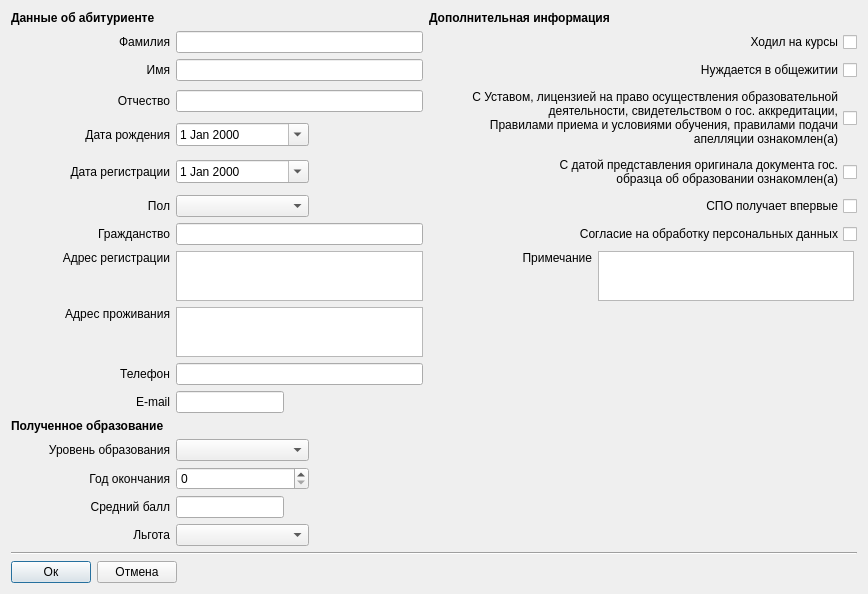
<?xml version="1.0" encoding="UTF-8"?>
<ui version="4.0">
 <class>mAddAbiturDialog</class>
 <widget class="QDialog" name="mAddAbiturDialog">
  <property name="geometry">
   <rect>
    <x>0</x>
    <y>0</y>
    <width>868</width>
    <height>562</height>
   </rect>
  </property>
  <property name="sizePolicy">
   <sizepolicy hsizetype="Fixed" vsizetype="Fixed">
    <horstretch>0</horstretch>
    <verstretch>0</verstretch>
   </sizepolicy>
  </property>
  <property name="windowTitle">
   <string>Dialog</string>
  </property>
  <layout class="QVBoxLayout" name="verticalLayout" stretch="0,0,0">
   <item>
    <layout class="QGridLayout" name="gridLayout" columnstretch="0,0,0,0,0,0,0,0">
     <item row="9" column="5" colspan="3">
      <widget class="QCheckBox" name="dateAgreeCheckBox">
       <property name="layoutDirection">
        <enum>Qt::RightToLeft</enum>
       </property>
       <property name="text">
        <string>С датой представления оригинала документа гос. 
образца об образовании ознакомлен(а)</string>
       </property>
      </widget>
     </item>
     <item row="7" column="5" rowspan="2" colspan="3">
      <widget class="QCheckBox" name="rulesAgreeCheckBox">
       <property name="layoutDirection">
        <enum>Qt::RightToLeft</enum>
       </property>
       <property name="text">
        <string>С Уставом, лицензией на право осуществления образовательной 
деятельности, свидетельством о гос. аккредитации, 
Правилами приема и условиями обучения, правилами подачи
 апелляции ознакомлен(а)</string>
       </property>
      </widget>
     </item>
     <item row="5" column="7">
      <widget class="QCheckBox" name="enlistedCheckBox">
       <property name="layoutDirection">
        <enum>Qt::RightToLeft</enum>
       </property>
       <property name="text">
        <string>Ходил на курсы</string>
       </property>
      </widget>
     </item>
     <item row="6" column="6" colspan="2">
      <widget class="QCheckBox" name="dormitoryCheckBox">
       <property name="layoutDirection">
        <enum>Qt::RightToLeft</enum>
       </property>
       <property name="text">
        <string>Нуждается в общежитии</string>
       </property>
      </widget>
     </item>
     <item row="6" column="2" colspan="2">
      <widget class="QLineEdit" name="nameLineEdit"/>
     </item>
     <item row="4" column="0" colspan="3">
      <widget class="QLabel" name="label_4">
       <property name="sizePolicy">
        <sizepolicy hsizetype="Preferred" vsizetype="Fixed">
         <horstretch>0</horstretch>
         <verstretch>0</verstretch>
        </sizepolicy>
       </property>
       <property name="font">
        <font>
         <weight>75</weight>
         <bold>true</bold>
        </font>
       </property>
       <property name="text">
        <string>Данные об абитуриенте</string>
       </property>
      </widget>
     </item>
     <item row="5" column="2" colspan="2">
      <widget class="QLineEdit" name="secNameLineEdit">
       <property name="sizePolicy">
        <sizepolicy hsizetype="Preferred" vsizetype="Fixed">
         <horstretch>0</horstretch>
         <verstretch>0</verstretch>
        </sizepolicy>
       </property>
      </widget>
     </item>
     <item row="6" column="1">
      <widget class="QLabel" name="label_11">
       <property name="text">
        <string>Имя</string>
       </property>
       <property name="alignment">
        <set>Qt::AlignRight|Qt::AlignTrailing|Qt::AlignVCenter</set>
       </property>
      </widget>
     </item>
     <item row="7" column="1">
      <widget class="QLabel" name="label_12">
       <property name="text">
        <string>Отчество</string>
       </property>
       <property name="alignment">
        <set>Qt::AlignRight|Qt::AlignTrailing|Qt::AlignVCenter</set>
       </property>
      </widget>
     </item>
     <item row="5" column="1">
      <widget class="QLabel" name="label_6">
       <property name="text">
        <string>Фамилия</string>
       </property>
       <property name="alignment">
        <set>Qt::AlignRight|Qt::AlignTrailing|Qt::AlignVCenter</set>
       </property>
      </widget>
     </item>
     <item row="7" column="2" colspan="2">
      <widget class="QLineEdit" name="midNameLineEdit"/>
     </item>
     <item row="11" column="2" colspan="2">
      <widget class="QLineEdit" name="citizenshipLineEdit"/>
     </item>
     <item row="8" column="1">
      <widget class="QLabel" name="label_13">
       <property name="sizePolicy">
        <sizepolicy hsizetype="Preferred" vsizetype="Fixed">
         <horstretch>0</horstretch>
         <verstretch>0</verstretch>
        </sizepolicy>
       </property>
       <property name="text">
        <string>Дата рождения</string>
       </property>
       <property name="alignment">
        <set>Qt::AlignRight|Qt::AlignTrailing|Qt::AlignVCenter</set>
       </property>
      </widget>
     </item>
     <item row="11" column="1">
      <widget class="QLabel" name="label_20">
       <property name="text">
        <string>Гражданство</string>
       </property>
       <property name="alignment">
        <set>Qt::AlignRight|Qt::AlignTrailing|Qt::AlignVCenter</set>
       </property>
      </widget>
     </item>
     <item row="5" column="4">
      <spacer name="horizontalSpacer">
       <property name="orientation">
        <enum>Qt::Horizontal</enum>
       </property>
       <property name="sizeHint" stdset="0">
        <size>
         <width>40</width>
         <height>20</height>
        </size>
       </property>
      </spacer>
     </item>
     <item row="8" column="2">
      <widget class="QDateEdit" name="birthDateEdit">
       <property name="calendarPopup">
        <bool>true</bool>
       </property>
      </widget>
     </item>
     <item row="5" column="0">
      <spacer name="horizontalSpacer_3">
       <property name="orientation">
        <enum>Qt::Horizontal</enum>
       </property>
       <property name="sizeHint" stdset="0">
        <size>
         <width>40</width>
         <height>20</height>
        </size>
       </property>
      </spacer>
     </item>
     <item row="10" column="1">
      <widget class="QLabel" name="label_21">
       <property name="text">
        <string>Пол</string>
       </property>
       <property name="alignment">
        <set>Qt::AlignRight|Qt::AlignTrailing|Qt::AlignVCenter</set>
       </property>
      </widget>
     </item>
     <item row="4" column="4" colspan="3">
      <widget class="QLabel" name="label_2">
       <property name="font">
        <font>
         <weight>75</weight>
         <bold>true</bold>
        </font>
       </property>
       <property name="text">
        <string>Дополнительная информация</string>
       </property>
      </widget>
     </item>
     <item row="10" column="2">
      <widget class="QComboBox" name="genderComboBox"/>
     </item>
     <item row="13" column="1">
      <widget class="QLabel" name="label_14">
       <property name="sizePolicy">
        <sizepolicy hsizetype="Preferred" vsizetype="Preferred">
         <horstretch>0</horstretch>
         <verstretch>0</verstretch>
        </sizepolicy>
       </property>
       <property name="text">
        <string>Адрес проживания</string>
       </property>
       <property name="alignment">
        <set>Qt::AlignRight|Qt::AlignTop|Qt::AlignTrailing</set>
       </property>
      </widget>
     </item>
     <item row="12" column="1">
      <widget class="QLabel" name="label_16">
       <property name="sizePolicy">
        <sizepolicy hsizetype="Preferred" vsizetype="Preferred">
         <horstretch>0</horstretch>
         <verstretch>0</verstretch>
        </sizepolicy>
       </property>
       <property name="text">
        <string>Адрес регистрации</string>
       </property>
       <property name="alignment">
        <set>Qt::AlignRight|Qt::AlignTop|Qt::AlignTrailing</set>
       </property>
      </widget>
     </item>
     <item row="12" column="2" colspan="2">
      <widget class="QTextEdit" name="regAdrTextEdit">
       <property name="sizePolicy">
        <sizepolicy hsizetype="Expanding" vsizetype="Fixed">
         <horstretch>0</horstretch>
         <verstretch>0</verstretch>
        </sizepolicy>
       </property>
       <property name="minimumSize">
        <size>
         <width>0</width>
         <height>50</height>
        </size>
       </property>
       <property name="maximumSize">
        <size>
         <width>16777215</width>
         <height>50</height>
        </size>
       </property>
       <property name="lineWidth">
        <number>1</number>
       </property>
      </widget>
     </item>
     <item row="14" column="2" colspan="2">
      <widget class="QLineEdit" name="phoneLineEdit"/>
     </item>
     <item row="14" column="1">
      <widget class="QLabel" name="label_17">
       <property name="text">
        <string>Телефон</string>
       </property>
       <property name="alignment">
        <set>Qt::AlignRight|Qt::AlignTrailing|Qt::AlignVCenter</set>
       </property>
      </widget>
     </item>
     <item row="15" column="2">
      <widget class="QLineEdit" name="mailLineEdit">
       <property name="sizePolicy">
        <sizepolicy hsizetype="Fixed" vsizetype="Fixed">
         <horstretch>0</horstretch>
         <verstretch>0</verstretch>
        </sizepolicy>
       </property>
      </widget>
     </item>
     <item row="13" column="2" colspan="2">
      <widget class="QTextEdit" name="liveAdrTextEdit">
       <property name="sizePolicy">
        <sizepolicy hsizetype="Expanding" vsizetype="Fixed">
         <horstretch>0</horstretch>
         <verstretch>0</verstretch>
        </sizepolicy>
       </property>
       <property name="minimumSize">
        <size>
         <width>0</width>
         <height>50</height>
        </size>
       </property>
       <property name="maximumSize">
        <size>
         <width>16777215</width>
         <height>50</height>
        </size>
       </property>
      </widget>
     </item>
     <item row="17" column="2">
      <widget class="QComboBox" name="eduLvlComboBox">
       <property name="sizePolicy">
        <sizepolicy hsizetype="Fixed" vsizetype="Fixed">
         <horstretch>0</horstretch>
         <verstretch>0</verstretch>
        </sizepolicy>
       </property>
       <property name="minimumSize">
        <size>
         <width>133</width>
         <height>0</height>
        </size>
       </property>
      </widget>
     </item>
     <item row="16" column="0" colspan="3">
      <widget class="QLabel" name="label_15">
       <property name="sizePolicy">
        <sizepolicy hsizetype="Preferred" vsizetype="Preferred">
         <horstretch>0</horstretch>
         <verstretch>0</verstretch>
        </sizepolicy>
       </property>
       <property name="font">
        <font>
         <weight>75</weight>
         <bold>true</bold>
        </font>
       </property>
       <property name="text">
        <string>Полученное образование</string>
       </property>
       <property name="alignment">
        <set>Qt::AlignBottom|Qt::AlignLeading|Qt::AlignLeft</set>
       </property>
      </widget>
     </item>
     <item row="15" column="1">
      <widget class="QLabel" name="label_18">
       <property name="text">
        <string>E-mail</string>
       </property>
       <property name="alignment">
        <set>Qt::AlignRight|Qt::AlignTrailing|Qt::AlignVCenter</set>
       </property>
      </widget>
     </item>
     <item row="18" column="2">
      <widget class="QSpinBox" name="endYearSpinBox"/>
     </item>
     <item row="17" column="1">
      <widget class="QLabel" name="label_24">
       <property name="text">
        <string>Уровень образования</string>
       </property>
       <property name="alignment">
        <set>Qt::AlignRight|Qt::AlignTrailing|Qt::AlignVCenter</set>
       </property>
      </widget>
     </item>
     <item row="18" column="1">
      <widget class="QLabel" name="label_25">
       <property name="text">
        <string>Год окончания</string>
       </property>
       <property name="alignment">
        <set>Qt::AlignRight|Qt::AlignTrailing|Qt::AlignVCenter</set>
       </property>
      </widget>
     </item>
     <item row="19" column="1">
      <widget class="QLabel" name="label_26">
       <property name="text">
        <string>Средний балл</string>
       </property>
       <property name="alignment">
        <set>Qt::AlignRight|Qt::AlignTrailing|Qt::AlignVCenter</set>
       </property>
      </widget>
     </item>
     <item row="20" column="1">
      <widget class="QLabel" name="label_27">
       <property name="text">
        <string>Льгота</string>
       </property>
       <property name="alignment">
        <set>Qt::AlignRight|Qt::AlignTrailing|Qt::AlignVCenter</set>
       </property>
      </widget>
     </item>
     <item row="19" column="2">
      <widget class="QLineEdit" name="avgScoreLineEdit">
       <property name="sizePolicy">
        <sizepolicy hsizetype="Fixed" vsizetype="Fixed">
         <horstretch>0</horstretch>
         <verstretch>0</verstretch>
        </sizepolicy>
       </property>
      </widget>
     </item>
     <item row="20" column="2">
      <widget class="QComboBox" name="privilegeComboBox">
       <property name="sizePolicy">
        <sizepolicy hsizetype="Preferred" vsizetype="Fixed">
         <horstretch>0</horstretch>
         <verstretch>0</verstretch>
        </sizepolicy>
       </property>
       <property name="minimumSize">
        <size>
         <width>0</width>
         <height>0</height>
        </size>
       </property>
       <property name="maximumSize">
        <size>
         <width>16777215</width>
         <height>16777215</height>
        </size>
       </property>
      </widget>
     </item>
     <item row="12" column="5">
      <widget class="QLabel" name="label_35">
       <property name="text">
        <string>Примечание</string>
       </property>
       <property name="alignment">
        <set>Qt::AlignRight|Qt::AlignTop|Qt::AlignTrailing</set>
       </property>
      </widget>
     </item>
     <item row="9" column="1">
      <widget class="QLabel" name="label_5">
       <property name="sizePolicy">
        <sizepolicy hsizetype="Preferred" vsizetype="Fixed">
         <horstretch>0</horstretch>
         <verstretch>0</verstretch>
        </sizepolicy>
       </property>
       <property name="text">
        <string>Дата регистрации</string>
       </property>
       <property name="alignment">
        <set>Qt::AlignRight|Qt::AlignTrailing|Qt::AlignVCenter</set>
       </property>
      </widget>
     </item>
     <item row="9" column="2">
      <widget class="QDateEdit" name="regDateEdit">
       <property name="calendarPopup">
        <bool>true</bool>
       </property>
      </widget>
     </item>
     <item row="12" column="6" colspan="2">
      <widget class="QTextEdit" name="noteTextEdit">
       <property name="sizePolicy">
        <sizepolicy hsizetype="Fixed" vsizetype="Fixed">
         <horstretch>0</horstretch>
         <verstretch>0</verstretch>
        </sizepolicy>
       </property>
       <property name="minimumSize">
        <size>
         <width>0</width>
         <height>50</height>
        </size>
       </property>
       <property name="maximumSize">
        <size>
         <width>16777215</width>
         <height>50</height>
        </size>
       </property>
      </widget>
     </item>
     <item row="10" column="5" colspan="3">
      <widget class="QCheckBox" name="firstSPOCheckBox">
       <property name="layoutDirection">
        <enum>Qt::RightToLeft</enum>
       </property>
       <property name="text">
        <string>СПО получает впервые</string>
       </property>
      </widget>
     </item>
     <item row="11" column="5" colspan="3">
      <widget class="QCheckBox" name="procAgreeCheckBox">
       <property name="layoutDirection">
        <enum>Qt::RightToLeft</enum>
       </property>
       <property name="text">
        <string>Согласие на обработку персональных данных</string>
       </property>
      </widget>
     </item>
    </layout>
   </item>
   <item>
    <widget class="Line" name="line">
     <property name="orientation">
      <enum>Qt::Horizontal</enum>
     </property>
    </widget>
   </item>
   <item>
    <layout class="QHBoxLayout" name="horizontalLayout" stretch="0,0,0">
     <item>
      <widget class="QPushButton" name="okPushButton">
       <property name="sizePolicy">
        <sizepolicy hsizetype="Fixed" vsizetype="Fixed">
         <horstretch>0</horstretch>
         <verstretch>0</verstretch>
        </sizepolicy>
       </property>
       <property name="text">
        <string>Ок</string>
       </property>
      </widget>
     </item>
     <item>
      <widget class="QPushButton" name="cancelPushButton">
       <property name="sizePolicy">
        <sizepolicy hsizetype="Fixed" vsizetype="Fixed">
         <horstretch>0</horstretch>
         <verstretch>0</verstretch>
        </sizepolicy>
       </property>
       <property name="text">
        <string>Отмена</string>
       </property>
      </widget>
     </item>
     <item>
      <spacer name="horizontalSpacer_2">
       <property name="orientation">
        <enum>Qt::Horizontal</enum>
       </property>
       <property name="sizeHint" stdset="0">
        <size>
         <width>40</width>
         <height>20</height>
        </size>
       </property>
      </spacer>
     </item>
    </layout>
   </item>
  </layout>
 </widget>
 <resources/>
 <connections/>
</ui>
